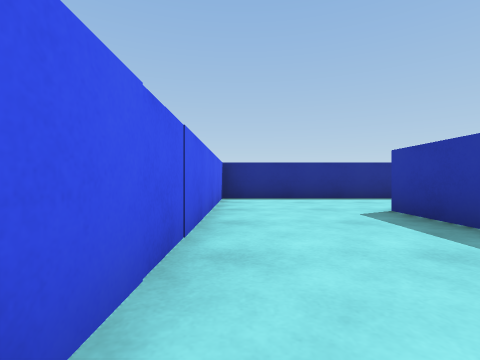
View 1 (above)

16 first-person views from a walk through a 3-D level made in the Unity game engine. The camera is 0.51 m above the floor, looks level and sees 85° across. The floor is counted in squares, 1 m on a side. Each view is taken from the middle of a square. On the plan, view 1 faces up. The plan holds only what a view shows up to about 9 squares ahead; the rest is blank. The player character is not drawn.

View 2
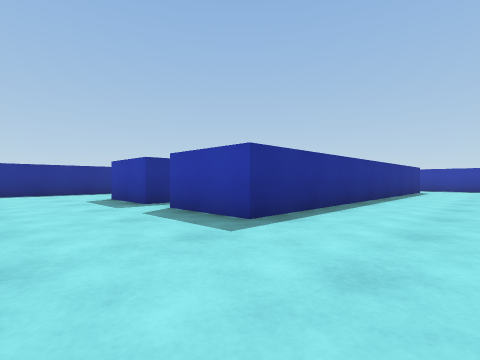

View 3
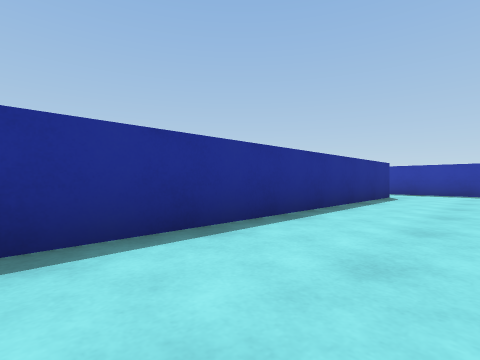

View 4
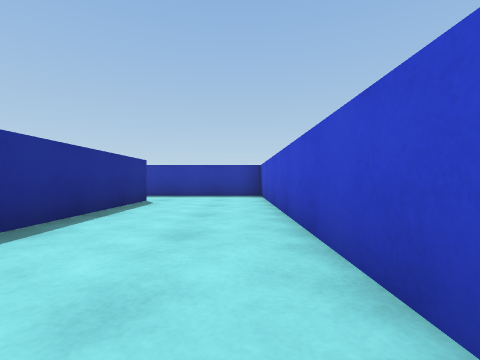

View 5
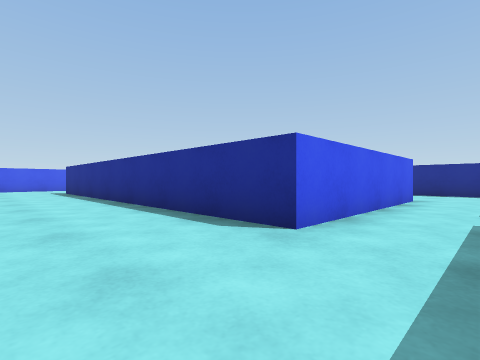

View 6
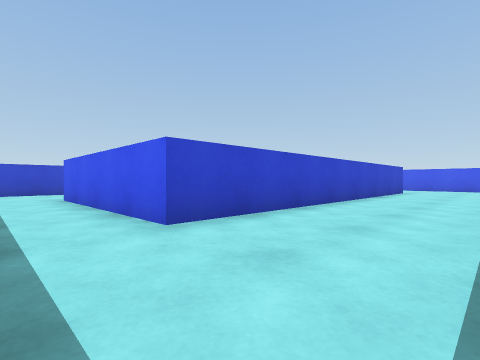

View 7
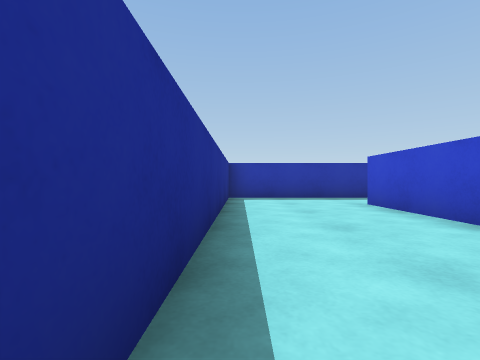

View 8
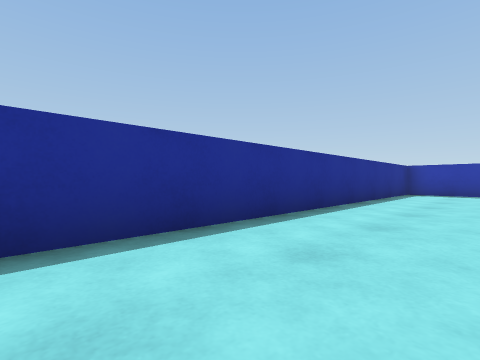

View 9
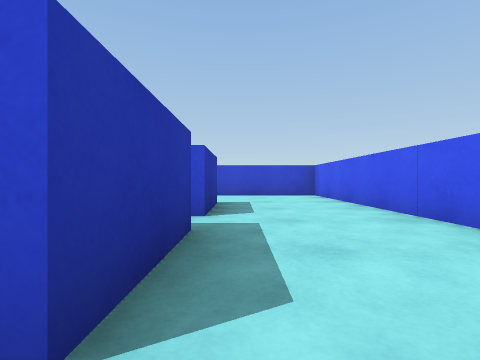

View 10
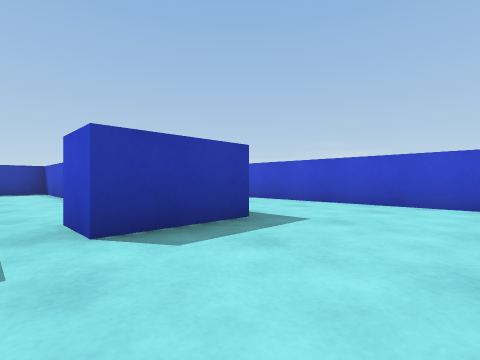

View 11
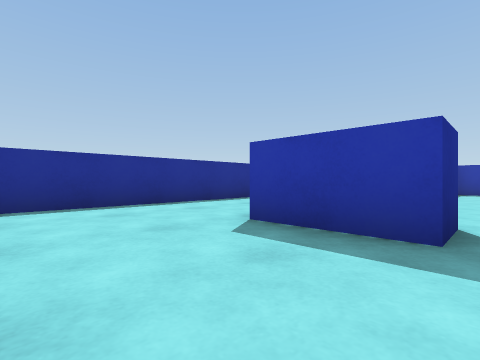

View 12
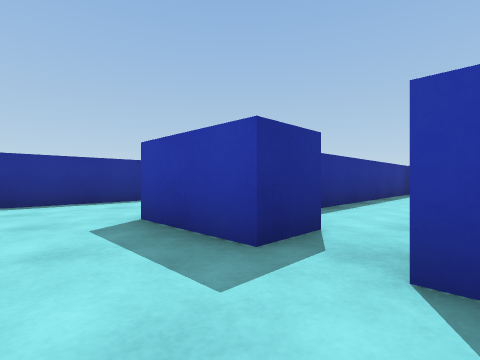

View 13
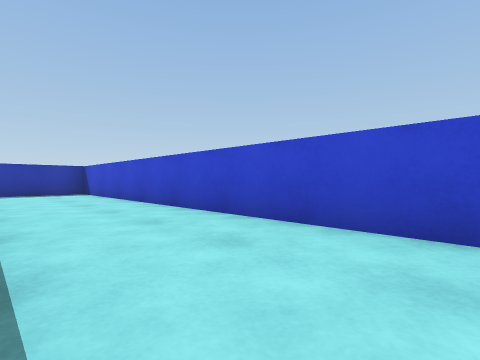

View 14
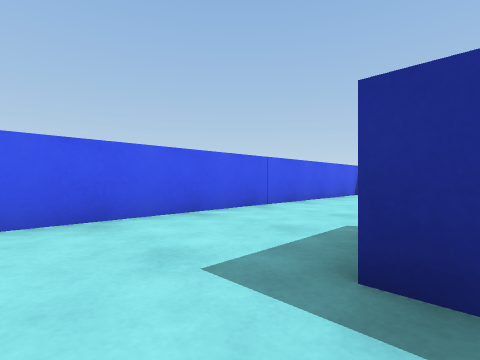

View 15
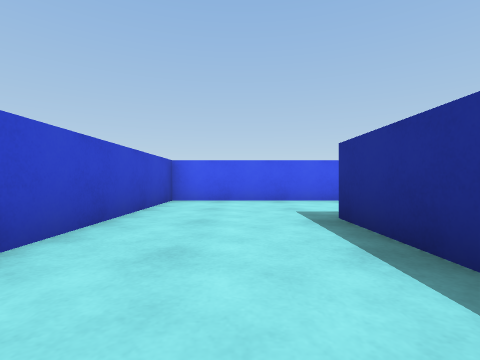

View 16
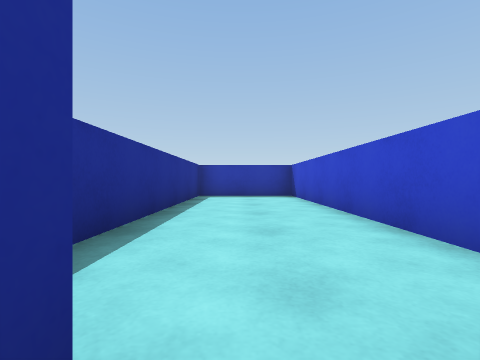

### Floor plan
Ten units are one square. View 1 is at (0, 0); x grows to the right and y downward. Boxes are objects, and circles mark ways between rooms. Rooms are numbered by the first view taken in them; rooms with no view inside come last. Other rooms are left out.
<svg viewBox="-10 -78 160 120">
<path fill="none" stroke="#000" d="M35 -23 25 -23 25 -43 125 -43 125 -25M125 -15 125 7 25 7 25 -13 35 -13M145 -33 145 -73 -5 -73 -5 37 145 37 145 -1M48 -3 115 -3 115 -33 50 -33M125 -25 125 -15"/>
<circle cx="30" cy="-20" r="3" fill="#2a7"/>
<circle cx="135" cy="-35" r="3" fill="#2a7"/>
<circle cx="135" cy="-5" r="3" fill="#2a7"/>
<text x="70" y="-50">1</text>
<text x="70" y="-20">2</text>
<text x="130" y="-20">3</text>
</svg>
Room 1 opens to room 2. Room 1 opens to room 3.

Where each view was taken, in squares from view 1:
view 1: 0 up, 0 right, facing up
view 2: 3 down, 0 right, facing up-right
view 3: 3 down, 4 right, facing up-right
view 4: 3 down, 6 right, facing right
view 5: 3 down, 14 right, facing up-left
view 6: 7 up, 14 right, facing down-left
view 7: 7 up, 7 right, facing right
view 8: 5 up, 4 right, facing up-right
view 9: 5 up, 2 right, facing down
view 10: 2 up, 0 right, facing down-right
view 11: 2 up, 0 right, facing up-right
view 12: 1 up, 1 right, facing up-right
view 13: 1 down, 4 right, facing down-right
view 14: 2 down, 3 right, facing up-left
view 15: 2 down, 6 right, facing left
view 16: 2 up, 3 right, facing right
